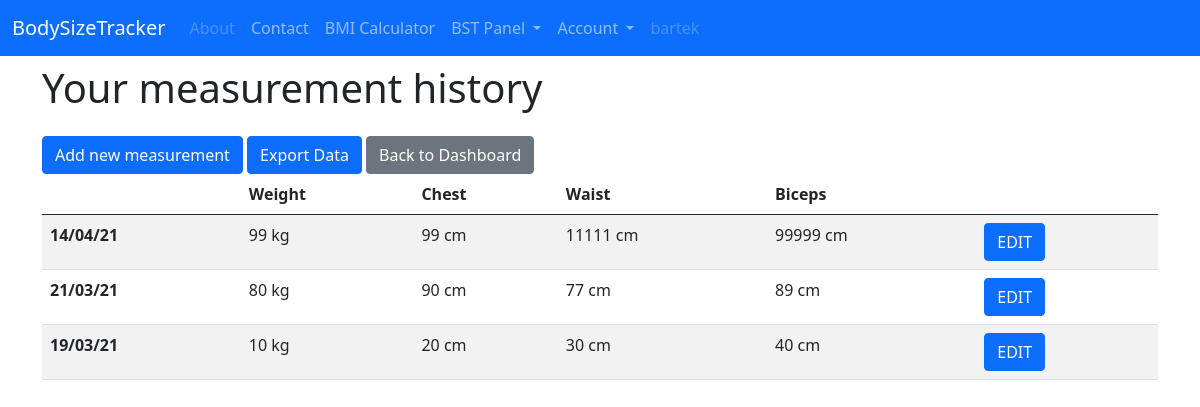
Before: /bst/bartek/ (signed in) with the older database file.
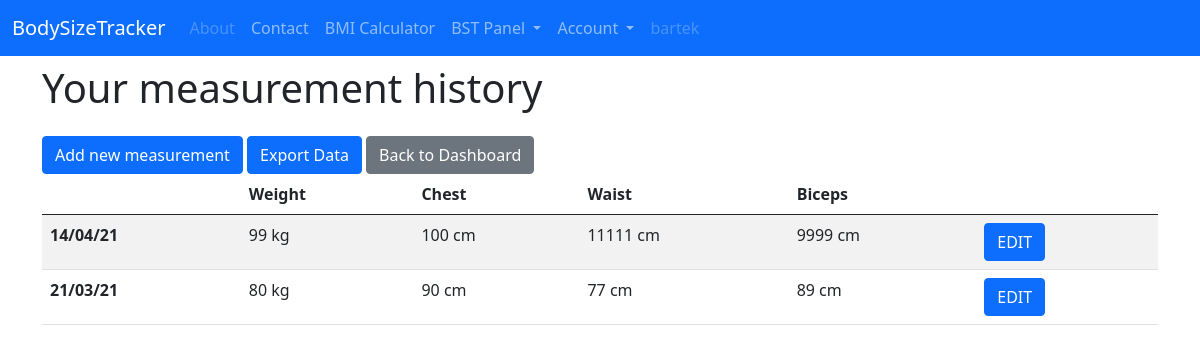
After: the same page with the newer database file.
### bst/models.py (models this page shows)
class Measurement(models.Model):
    user = models.ForeignKey(User, on_delete=models.CASCADE, unique_for_date=True)
    date = models.DateField(default=datetime.date.today)
    weight = models.IntegerField(blank=True, null=True, validators=[MinValueValidator(1)])
    chest = models.IntegerField(blank=True, null=True, validators=[MinValueValidator(1)])
    waist = models.IntegerField(blank=True, null=True, validators=[MinValueValidator(1)])
    biceps = models.IntegerField(blank=True, null=True, validators=[MinValueValidator(1)])
    class Meta:
        ordering = ('date',)
        constraints = [
            models.UniqueConstraint(fields=['user', 'date'], name='unique day')
        ]
    objects = models.Manager()

### bst/views.py (the view, shortened to what this page needs)
# urls.py: path('<username>/', MeasureView.as_view(), name='dashboard-all'),
class MeasureView(LoginRequiredMixin, ListView):
    model = Measurement
    template_name = 'bst/dashboard_all.html'
    context_object_name = 'measures'
    def get(self, request, *args, **kwargs):
        if kwargs['username'] != self.request.user.username:
            return redirect('dashboard-all', self.request.user.username)
        self.object_list = self.get_queryset()
        allow_empty = self.get_allow_empty()
        context = self.get_context_data()
        return self.render_to_response(context)
    def get_queryset(self):
        return Measurement.objects.filter(user=self.request.user).order_by('-date')

### bst/templates/bst/dashboard_all.html
{% extends 'bst/base.html' %}
{% block content %}
<h1 class="mb-4 mt-2"> Your measurement history</h1>
<a class="btn btn-primary" href="{% url 'measure-add' %}" role="button">Add new measurement</a>
{% if measures %}
<a class="btn btn-primary" href="{% url 'export' %}" role="button">Export Data</a>
{% endif %}
<a class="btn btn-secondary" href="{% url 'dashboard' %}" role="button">Back to Dashboard</a>
{% if measures %}
<table class="table table-striped">
  <thead>
    <tr>
      <th scope="col"></th>
      <th scope="col">Weight</th>
      <th scope="col">Chest</th>
      <th scope="col">Waist</th>
      <th scope="col">Biceps</th>
      <th scope="col"></th>
    </tr>
  </thead>
  <tbody>
  {% for measure in measures %}
    <tr>
      <th scope="row">{{ measure.date|date:"d/m/y" }}</th>
      {% if measure.weight == None %}
      <td>&nbsp&nbsp-</td>
      {% else %}
      <td>{{ measure.weight }} kg</td>
      {% endif %}
      {% if measure.chest == None %}
      <td>&nbsp&nbsp-</td>
      {% else %}
      <td>{{ measure.chest }} cm</td>
      {% endif %}
      {% if measure.waist == None %}
      <td>&nbsp&nbsp-</td>
      {% else %}
      <td>{{ measure.waist }} cm</td>
      {% endif %}
      {% if measure.biceps == None %}
      <td>&nbsp&nbsp-</td>
      {% else %}
      <td>{{ measure.biceps }} cm</td>
      {% endif %}
      <td><a class="btn btn-primary" href="{% url 'measure-edit' measure.user measure.date %}" role="button">EDIT</a></td>
    </tr>
  {% endfor %}
  </tbody>
</table>
{% else %}
    <h5 class="mt-4"> You don't have any measurement in database.</h5>
{% endif %}
{% endblock %}

Changed rows visible on the page:
removed Measurement: date "19/03/21", weight "10", chest "20", waist "30", biceps "40"
changed Measurement (number 1 of 2 on the later page): chest "99" → "100"; biceps "99999" → "9999"
